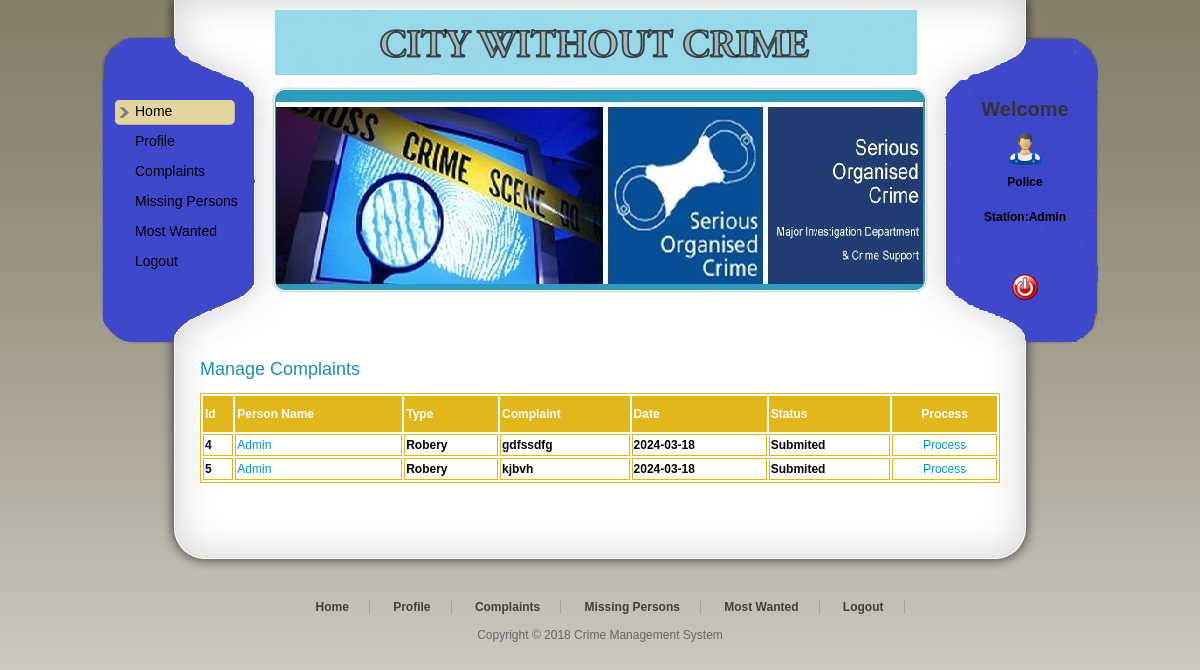
The page /PoliceStation/Complains.php (signed in) on the database its author committed.
### tables this page shows
CREATE TABLE `complaint_tbl` (
  `Complaint_Id` int(11) NOT NULL,
  `User_Id` int(11) NOT NULL,
  `Station_Name` varchar(50) NOT NULL,
  `Complaint_Type` varchar(20) NOT NULL,
  `Complaint_Desc` varchar(100) NOT NULL,
  `Complaint_Date` date NOT NULL,
  `Status` varchar(10) NOT NULL
);

CREATE TABLE `user_tbl` (
  `User_Id` int(11) NOT NULL,
  `Name` varchar(20) NOT NULL,
  `Address` varchar(100) NOT NULL,
  `City` varchar(20) NOT NULL,
  `Mobile` int(11) NOT NULL,
  `Email` varchar(20) NOT NULL,
  `Gender` varchar(10) NOT NULL,
  `BirthDate` date NOT NULL,
  `UserName` varchar(20) NOT NULL,
  `Password` varchar(20) NOT NULL,
  `Station_Name` varchar(20) NOT NULL,
  `VerificationProof` varchar(100) NOT NULL
);

### PoliceStation/Complains.php (the view, shortened to what this page needs)
<!DOCTYPE html PUBLIC "-//W3C//DTD XHTML 1.0 Transitional//EN" "http://www.w3.org/TR/xhtml1/DTD/xhtml1-transitional.dtd">
<html xmlns="http://www.w3.org/1999/xhtml">
    <head>
        <link href="../templatemo_style.css" rel="stylesheet" type="text/css" />
    </head>
    <body>
        <div id="templatemo_wrapper">
            <?php
            include "Header.php"
            ?>
            <div id="templatemo_content">
                <div class="section_w800">
                    <h2>Manage Complaints</h2>
                    <table width="100%" border="1" bordercolor="#E3B71A" >
                        <tr>
                            <th height="32" bgcolor="#E3B71A" class="style6"><div align="left" class="style9 style2 style4"><strong>Id</strong></div></th>
                            <th bgcolor="#E3B71A" class="style6"><div align="left" class="style9 style2 style4"><strong>Person Name</strong></div></th>
                            <th height="32" bgcolor="#E3B71A" class="style6"><div align="left" class="style9 style2 style4"><strong>Type</strong></div></th>
                            <th bgcolor="#E3B71A" class="style6"><div align="left" class="style9 style2 style4"><strong>Complaint</strong></div></th>
                            <th height="32" bgcolor="#E3B71A" class="style6"><div align="left" class="style9 style2 style4"><strong>Date</strong></div></th>
                            <th bgcolor="#E3B71A" class="style6"><div align="left" class="style9 style2 style4"><strong>Status</strong></div></th>
                            <th bgcolor="#E3B71A" class="style6 style2"><div align="center" class="style2">Process</div></th>
                        </tr>
                        <?php
                        $con = mysqli_connect("localhost", "root");
                        mysqli_select_db($con,"cms");
                        $sql = "SELECT complaint_tbl.Complaint_Id, complaint_tbl.User_Id, complaint_tbl.Station_Name, complaint_tbl.Complaint_Type, complaint_tbl.Complaint_Desc, complaint_tbl.Complaint_Date, complaint_tbl.Status, user_tbl.Name
FROM  complaint_tbl, user_tbl
WHERE complaint_tbl.User_Id=user_tbl.User_Id and  complaint_tbl.Station_Name='" . $_SESSION['Name'] . "' and complaint_tbl.Status='Submited'";
                        $result = mysqli_query($con,$sql);
                        while ($row = mysqli_fetch_array($result)) {
                            $Id = $row['Complaint_Id'];
                            $Name = $row['Name'];
                            $Type = $row['Complaint_Type'];
                            $Desc = $row['Complaint_Desc'];
                            $Status = $row['Status'];
                            $Date = $row['Complaint_Date'];
                            $RegId = $row['User_Id'];
                            ?>
                            <tr>
                                <td class="style6"><div align="left" class="style9 style5 style4 style3"><strong><?php echo $Id; ?></strong></div></td>
                                <td class="style6"><div align="left" class="style9 style5 style4 style3"><strong><a href="ViewDetail.php?UserId=<?php echo $RegId; ?>"><?php echo $Name; ?></a></strong></div></td>
                                <td class="style6"><div align="left" class="style9 style5 style4 style3"><strong><?php echo $Type; ?></strong></div></td>
                                <td class="style6"><div align="left" class="style9 style5 style4 style3"><strong><?php echo $Desc; ?></strong></div></td>
                                <td class="style6"><div align="left" class="style9 style5 style4 style3"><strong><?php echo $Date; ?></strong></div></td>
                                <td class="style6"><div align="left" class="style9 style5 style4 style3"><strong><?php echo $Status; ?></strong></div></td>
                                <td class="style6"><div align="center"><a href="Process.php?Id=<?php echo $Id; ?>">Process</a></div></td>
                            </tr>
                            <?php
                        }
                        ?>
                    </table>
                    <p>&nbsp;</p>
                </div>
            </div>
            <?php
            include "Footer.php";
            ?>
        </div>
    </body>
</html>

### PoliceStation/Header.php (shortened to what this page needs)
<div id="templatemo_header_bar">
    <div id="header">
        <img src="images/Head.JPG">
    </div>
</div>
<div id="templatemo_banner">
    <div id="templatemo_menu">
        <ul>
            <li><a href="Index.php" class="current">Home</a></li>
            <li><a href="Profile.php">Profile</a></li>
            <li><a href="Complains.php">Complaints</a></li>
            <li><a href="Missing.php">Missing Persons</a></li>
            <li><a href="Wanted.php">Most Wanted</a></li>
            <li><a href="Logout.php">Logout</a></li>
        </ul>
    </div>
    <div id="templatemo_slider">
    </div>
    <div id="login">
        <h2 align="center">Welcome</h2>
        <div align="center">
            <p><img src="images/suppliers.png" width="32" height="32" /></p>
            <p><span class="style1">Police Station:<?php
if (isset($_SESSION['Name'])) {
    echo $_SESSION['Name'];
} else {
    header("location:../index.php");
}
?></span></p>
            <br/><br/>
            <p><a href="Logout.php"><img src="images/exit.png" width="32" height="32" /></a><br/>
            </p>
        </div>
    </div>
</div>

### PoliceStation/Footer.php
<div id="templatemo_content_bottom"></div>
<div id="templatemo_footer">
    <ul class="footer_menu">
        <li><a href="Index.php" class="current">Home</a></li>
        <li><a href="Profile.php">Profile</a></li>
        <li><a href="Complains.php">Complaints</a></li>
        <li><a href="Missing.php">Missing Persons</a></li>
        <li><a href="Wanted.php">Most Wanted</a></li>
        <li><a href="Logout.php">Logout</a></li>
    </ul>
    Copyright © 2018 Crime Management System</div>

### templatemo_style.css (style rules this page uses)
body { margin: 0; padding: 0; line-height: 1.5em; font-family: Arial, Helvetica, sans-serif; font-size: 12px; color: #666; background: #666 url(images/templatemo_body.jpg) repeat-x top; }
a:link, a:visited { color: #0099CC; text-decoration: none; font-weight: normal; }
p { margin: 0px; padding: 0px; line-height:35px; }
img { margin: 0px; padding: 0px; border: none; }
h2 { margin: 0 0 5px 0; padding: 10px 0; font-size: 24px; font-weight: normal; color: #1b8fb2; }
#templatemo_wrapper { width: 1000px; margin: 0 auto; }
#templatemo_header_bar { width: 650px; height: 60px; padding: 10px 175px; overflow: hidden; background: url(images/templatemo_header.jpg) top no-repeat; }
#templatemo_header_bar #header { float: left; width: 650px; overflow: hidden; }
#templatemo_banner { clear: both; width: 990px; height: 200px; padding: 10px 5px 60px 5px; overflow: hidden; background: url(images/templatemo_banner.jpg) no-repeat; }
#templatemo_menu { float: left; width: 140px; padding: 10px 0 0 10px; margin-right: 20px; }
#templatemo_menu ul { margin: 0px; padding: 0px; list-style: none; }
#templatemo_menu ul li { padding: 0px; margin: 0px; }
#templatemo_menu ul li a { display: block; height: 23px; padding: 2px 0 0 20px; margin-bottom: 5px; font-size: 14px; text-decoration: none; color: #000000; font-weight: normal; outline: none; }
#templatemo_menu li a:hover, #templatemo_menu li .current { background: url(images/templatemo_menu_hover.png) no-repeat left center; }
#templatemo_slider { float: left; width: 650px; height: 200px; margin-right: 40px; }
#templatemo_banner #login { float: left; width: 120px; }
#login h2 { font-size: 20px; font-weight: bold; color: #333; }
#templatemo_content { clear: both; width: 800px; padding: 0 100px; background: url(images/templatemo_content_middle.png) repeat-y center; }
#templatemo_content_bottom { width: 1000px; height: 60px; background: url(images/templatemo_content_bottom.png) no-repeat; }
#templatemo_content h2 { font-size: 18px; }
.section_w800 { clear: both; width: 800px; }
#templatemo_footer { width: 970px; padding: 20px 10px; margin: 0 auto; text-align: center; color: #666; }
#templatemo_footer a { font-weight: bold; color: #444032; }
#templatemo_footer .footer_menu { margin: 0 0 10px 0; padding: 0px; list-style: none; }
.footer_menu li { margin: 0px; padding: 0 20px; display: inline; border-right: 1px solid #aea68c; }
.footer_menu li a { color: #ffffff; }

### PoliceStation/Complains.php (style rules this page uses)
.style3 { color: #000000 }
.style6 { color: #CCCCCC }

### rows shown on the page
complaint_tbl: Complaint_Id "4", User_Id.Name "Admin", Complaint_Type "Robery", Complaint_Desc "gdfssdfg", Complaint_Date "2024-03-18", Status "Submited"
complaint_tbl: Complaint_Id "5", User_Id.Name "Admin", Complaint_Type "Robery", Complaint_Desc "kjbvh", Complaint_Date "2024-03-18", Status "Submited"

### other values the page prints
$_SESSION['Name'] "Admin"
